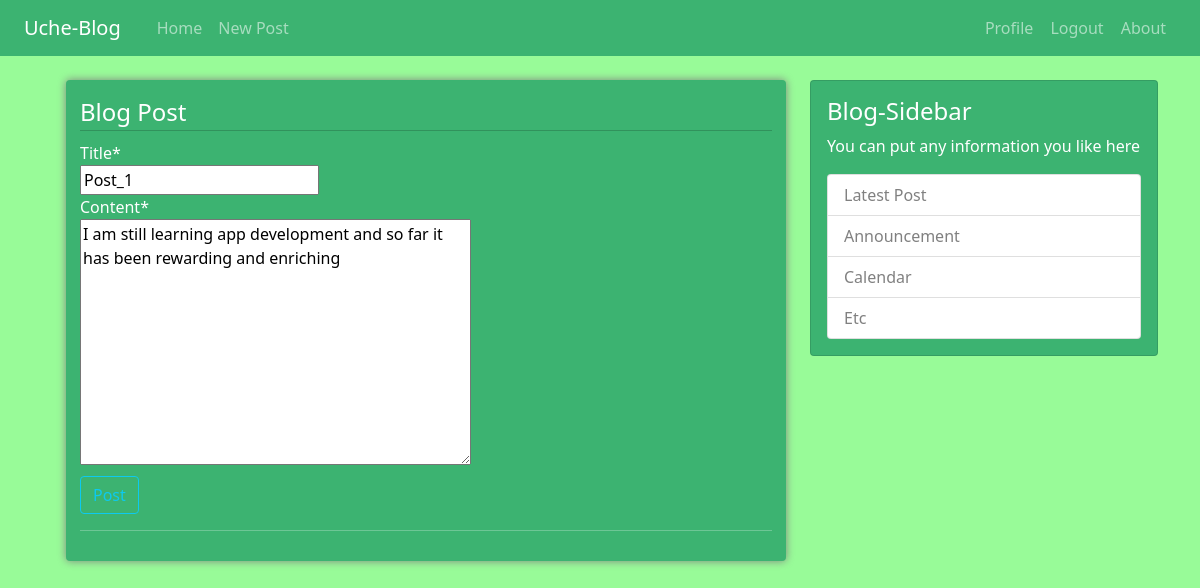
Page /post/1/update (signed in) on the committed database.
### blog/models.py (models this page shows, shortened)
class Post(models.Model):
    title = models.CharField(max_length=120)
    content = models.TextField()
    date_posted = models.DateTimeField(default=timezone.now)
    author = models.ForeignKey(User, on_delete=models.CASCADE)
    def __str__(self):
        return str(self.title)

### blog/views.py (the view, shortened to what this page needs)
# urls.py: path('post/<int:pk>/update', views.PostUpdateView.as_view(), name='post-update'),
class PostUpdateView(LoginRequiredMixin, UserPassesTestMixin,generic.UpdateView):
	model = Post
	fields = ['title', 'content']
	def test_func(self):
		print(self.get_object())
		if self.get_object().author == self.request.user:
			return True
		return False

### blog/templates/blog/post_form.html (shortened to what this page needs)
{% extends 'blog/base.html' %}
{% load crispy_forms_tags %}
{% block content %}
<div class="container">
	<div class="row">
		<div class="col-md-8">
			<div class="box-element">
				<form method="POST">
					<fieldset class="form-group">
						<legend>Blog Post</legend>
						{{form|crispy}}
					</fieldset>
					<div>
						<button type="submit" class=" btn btn-outline-info">Post</button>
						<hr>
					</div>
				</form>
			</div>
		</div>
		<div class="col-md-4">
		                  <div class="card" id="hide">
		                    <div class="card-body">
		                      <h4 class="card-title">Blog-Sidebar</h4>
		                      <p class="card-text">You can put any information you like here</p>
		                      <ul class="list-group ">
		                        <li class="list-group-item list-group-item-flush">Latest Post</li>
		                        <li class="list-group-item">Announcement</li>
		                        <li class="list-group-item">Calendar</li>
		                        <li class="list-group-item">Etc</li>
		                      </ul>
		                    </div>
		                  </div>
		</div>
	</div>
</div>
{% endblock content %}

### static/css/main.css (style rules this page uses)
legend { border-bottom: solid 1px rgba(0, 0, 0, 0.185); margin-bottom: 1.5%; }
.box-element { border-radius:4px; padding:14px; box-shadow: 0 0 8px gray; margin-bottom: 3%; background-color: mediumseagreen; color:white; }
.card { background-color: mediumseagreen; color:white; }
.list-group { color: rgba(105, 105, 105, 0.849) ; }
button { margin-top: 0.6%; }

### rows in the picture
Post: title "Post_1", content "I am still learning app development and so far it has been rewarding and enriching"
